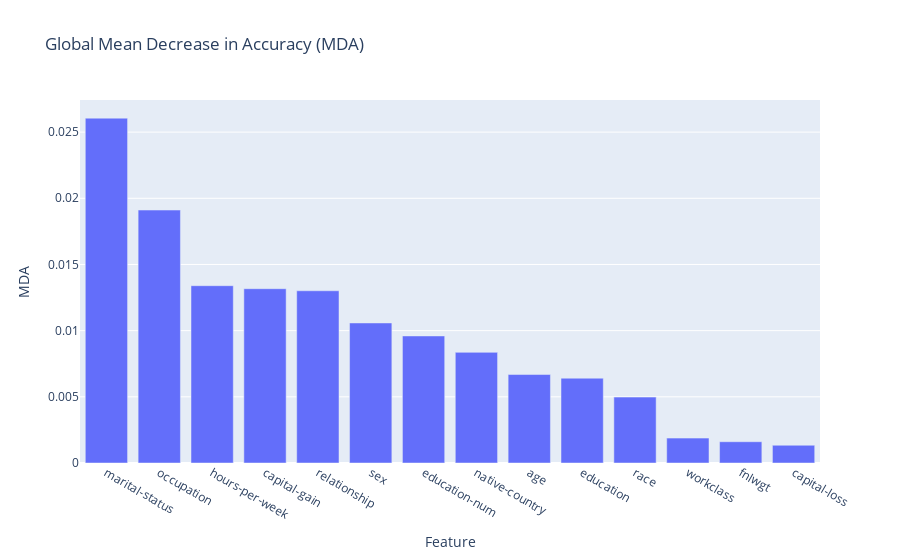

The notebook cell saved with this chart:
### Markdown cell above
## Feature importance (global)

The feature importance information provides insight into the feature[s] which were primary drivers for each of the prediction. This is important to understand in the context of AI bias and discrimination (ex. Sensitive attribute being the primary contribution to a prediction). 

This information is available at the global level (overall model), but can also be extracted at the local level (regional model for each case).

### Code cell
# Extract the global MDA (mean decrease in accuracy)
t.react_into_trainee(action_feature=action_features[0], mda_robust=True, residuals=True)
global_mda = t.get_prediction_stats(action_feature=action_features[0], stats=['mda'])
plot_feature_importances(global_mda, title="Global Mean Decrease in Accuracy (MDA)", yaxis_title="MDA")

### Figure 1 — Plotly figure (JSON) as saved in the notebook; plotly's stock layout.template omitted (floating-point values rounded to 4 significant figures)
{"data": [{"type": "bar", "x": ["marital-status", "occupation", "hours-per-week", "capital-gain", "relationship", "sex", "education-num", "native-country", "age", "education", "race", "workclass", "fnlwgt", "capital-loss"], "y": [0.02606, 0.01911, 0.0134, 0.01317, 0.01301, 0.01058, 0.0096, 0.008359, 0.006685, 0.006408, 0.004978, 0.001881, 0.001608, 0.001342]}], "layout": {"title": {"text": "Global Mean Decrease in Accuracy (MDA)"}, "xaxis": {"anchor": "y", "domain": [0, 1], "title": {"text": "Feature"}}, "yaxis": {"anchor": "x", "domain": [0, 1], "title": {"text": "MDA"}}}}
